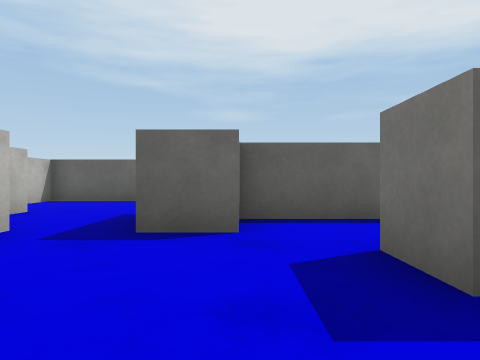
view 1 (above)

23 first-person views from a walk through a scene from a Unity 3-D project. The camera is 0.51 m above the floor, looks level and sees 70° across. The floor is counted in squares, 1 m on a side. Each view is taken from the middle of a square. On the plan, view 1 faces up. The plan holds only what a view shows up to about 9 squares ahead; the rest is blank. Some animated figures are left out. Surface patterns are stand-ins for the level's own textures.

view 2
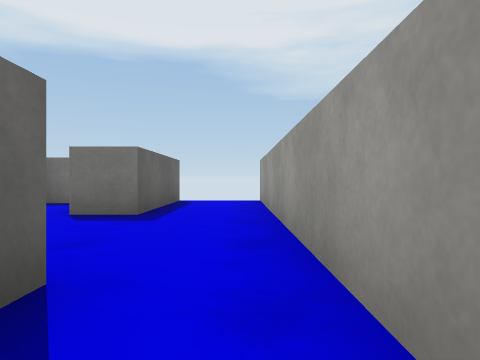

view 3
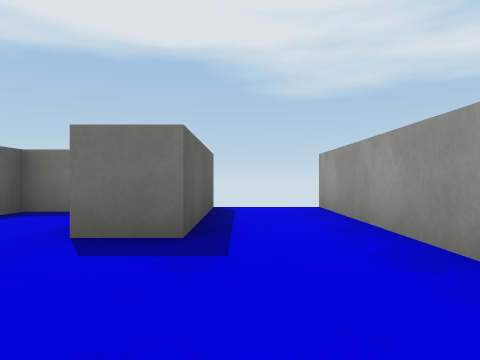

view 4
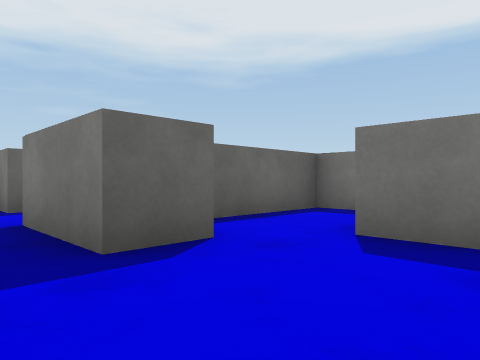

view 5
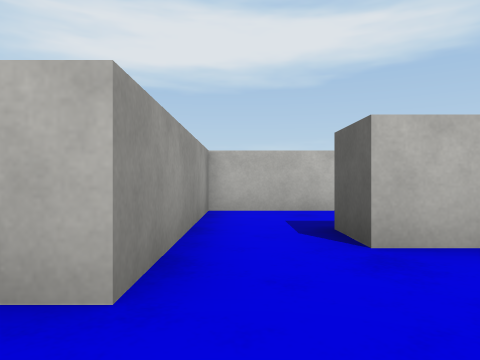

view 6
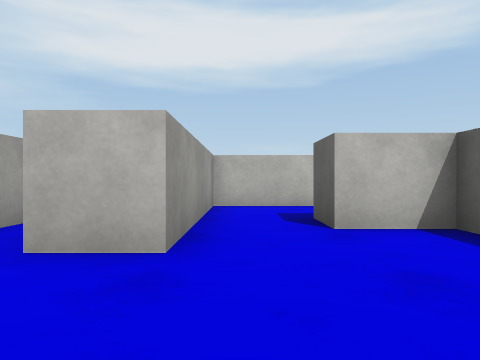

view 7
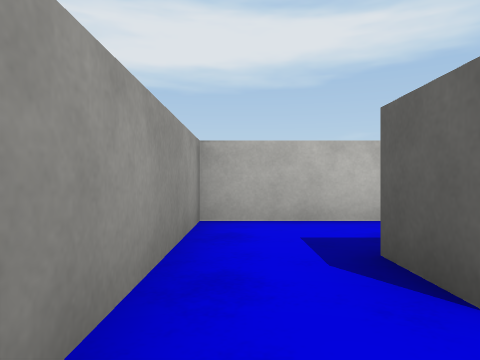

view 8
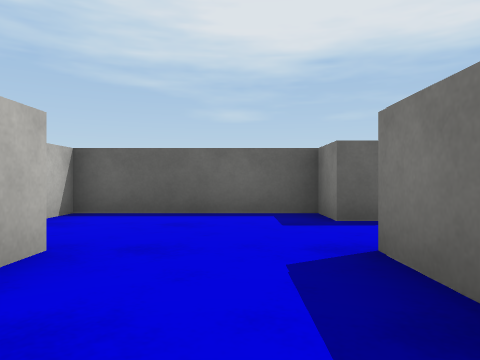

view 9
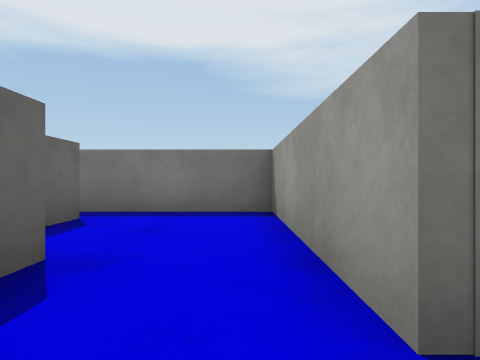

view 10
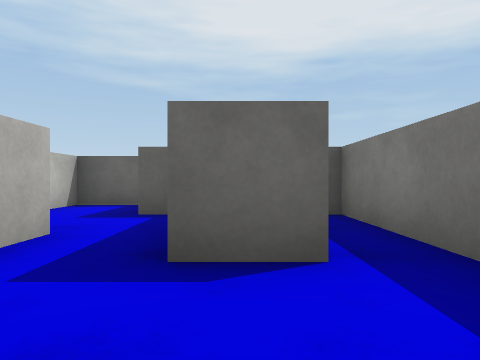

view 11
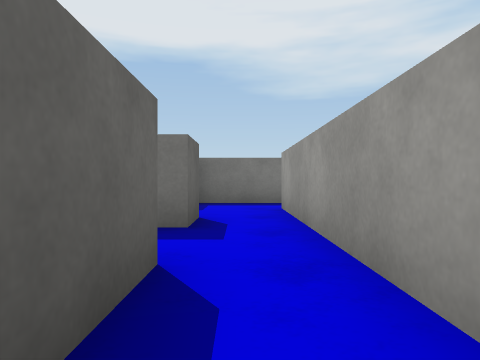

view 12
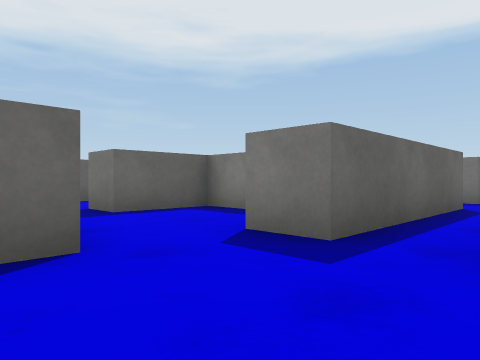

view 13
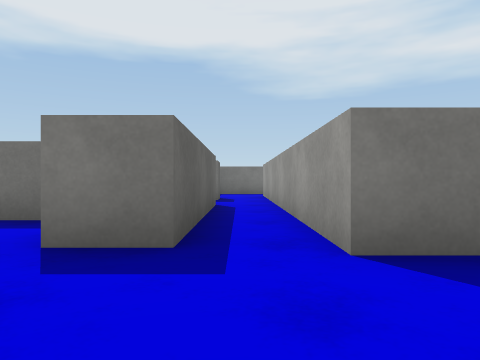

view 14
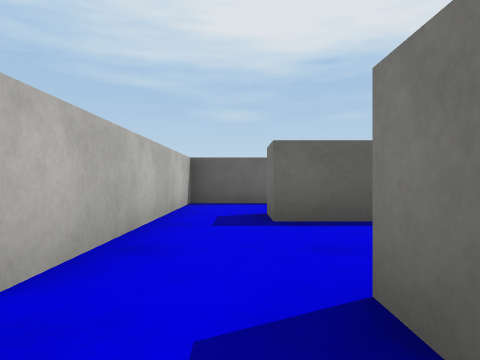

view 15
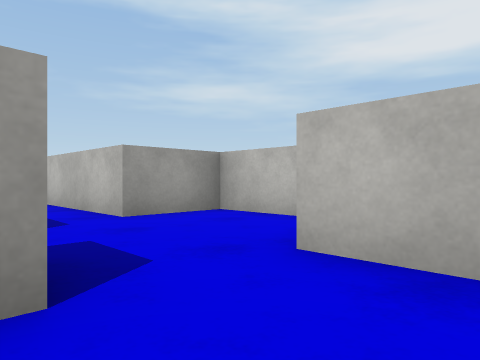

view 16
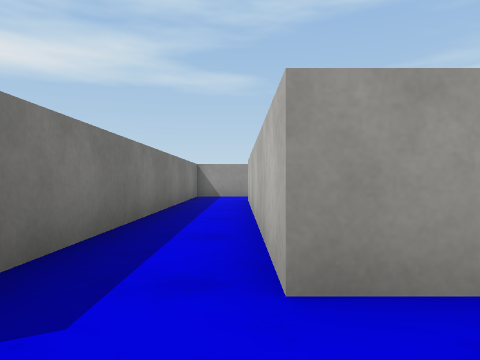

view 17
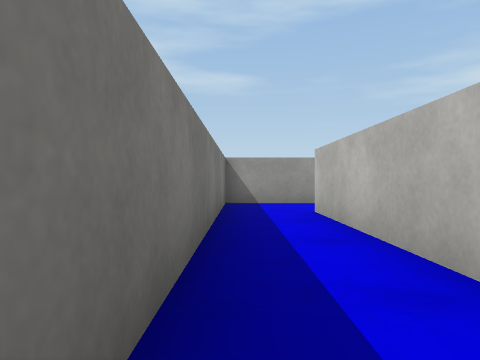

view 18
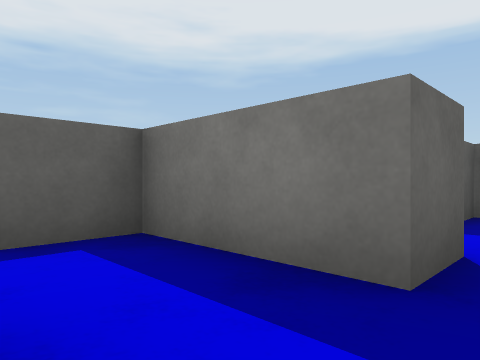

view 19
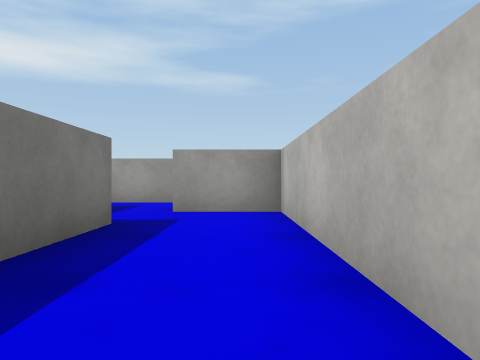

view 20
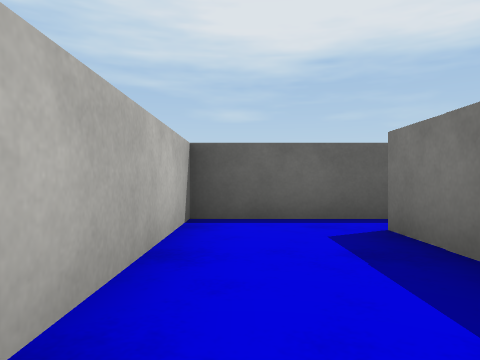

view 21
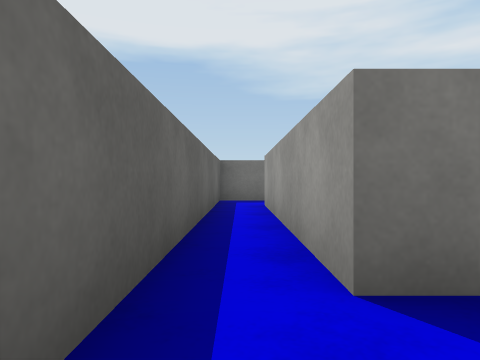

view 22
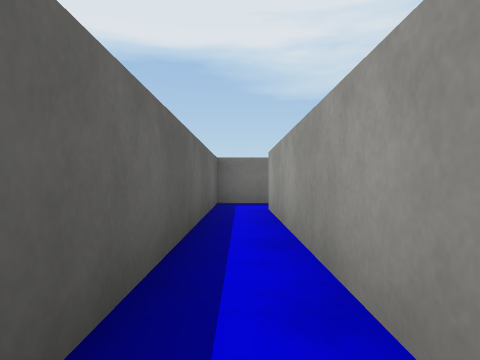

view 23
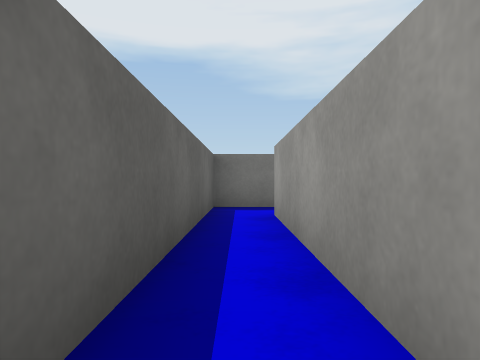

### Floor plan
Points are (right, up) in squares from view 1. A wall is a line through its corners. A room is listed if a view was taken in it or the views show most of it. See-through windows are left out.
Room 1 (views 1, 2, 3, 4, 7, 8)
walls: (3.5, 3.6) (3.5, 4.5) (0, 4.5); (4.5, 1.5) (3.5, 1.5); (-5.2, 1.8) (-5.2, -0.5) (4.5, -0.5)
ways out: opening at (-2.5, 5) to room 2; opening at (-4, 4)
objects: block (-3, 1) to (-3, 3); block (-1, 4) to (0, 4); block (1, 2) to (3, 2)
Room 2 (views 5, 6, 9)
walls: (-0.8, 8.1) (-4.5, 8.1); (-7.7, 7.6) (-7.7, 5.5) (-3.4, 5.5) (-3.4, 4.4)
ways out: opening at (-2.5, 5) to room 1; opening at (-1, 6.5) to room 3
objects: block (-5, 7) to (-5, 8)
Room 3 (view 10)
walls: (2.6, 8.1) (1.5, 8.1); (-1, 5.5) (3.5, 5.5) (3.5, 11.1)
ways out: opening at (-1, 6.5) to room 2; opening at (0.5, 9) to room 7
objects: block (0, 7) to (0, 9)
Room 4 (views 11, 12, 13, 14, 16, 17, 18)
walls: (-11.1, 8.5) (-10.1, 8.5) (-10.1, 1.5); (-12, 10.1) (-12, 8.5); (-10.1, 11.5) (-10.6, 11.5); (-3.9, 10.5) (-8.4, 10.5) (-8.4, 11.5); (-8.7, -0.5) (-8.7, 9.2) (-3.6, 9.2)
ways out: opening at (-9, 11) to room 5; opening at (-4, 10) to room 7; opening at (-10.5, 0.5)
Room 5 (view 15)
walls: (-7.6, 17.5) (-10.1, 17.5) (-10.1, 11.5); (-6.7, 12.5) (-6.7, 13.1)
ways out: opening at (-9, 11) to room 4
objects: block (-8, 14) to (-7, 15)
Room 6 (views 19, 21, 22, 23)
walls: (-3.5, 15.5) (-3.5, 16.5) (1.9, 16.5); (3.5, 16.2) (3.5, 17.5) (-5.7, 17.5) (-5.7, 15.5)
ways out: opening at (-4.5, 16) to room 7; opening at (3, 16)
Room 7 (view 20)
walls: (0, 13) (-2.5, 13); (-3.6, 9.2) (-0.9, 9.2); (1.6, 9) (1.6, 11) (0.5, 11); (-5.7, 15.5) (-5.7, 11.5) (-3.9, 11.5)
ways out: opening at (0.5, 9) to room 3; opening at (-4, 10) to room 4; opening at (-4.5, 16) to room 6
objects: block (-3, 13) to (-3, 15); block (-2, 11) to (-2, 12)

Where each view was taken, in squares from view 1:
view 1: 0 up, 0 right, facing up
view 2: 0 up, 4 left, facing right
view 3: 1 up, 2 left, facing right
view 4: 1 up, 2 left, facing up-right
view 5: 6 up, 2 left, facing left
view 6: 6 up, 1 left, facing left
view 7: 0 up, 1 left, facing left
view 8: 3 up, 2 left, facing up
view 9: 6 up, 2 left, facing right
view 10: 6 up, 2 right, facing up
view 11: 10 up, 6 left, facing right
view 12: 9 up, 11 left, facing up-right
view 13: 10 up, 11 left, facing right
view 14: 10 up, 9 left, facing up
view 15: 13 up, 8 left, facing down-left
view 16: 10 up, 10 left, facing down
view 17: 7 up, 9 left, facing down
view 18: 10 up, 4 left, facing up-right
view 19: 17 up, 5 left, facing down
view 20: 13 up, 5 left, facing up
view 21: 17 up, 5 left, facing right
view 22: 17 up, 4 left, facing right
view 23: 17 up, 3 left, facing right
